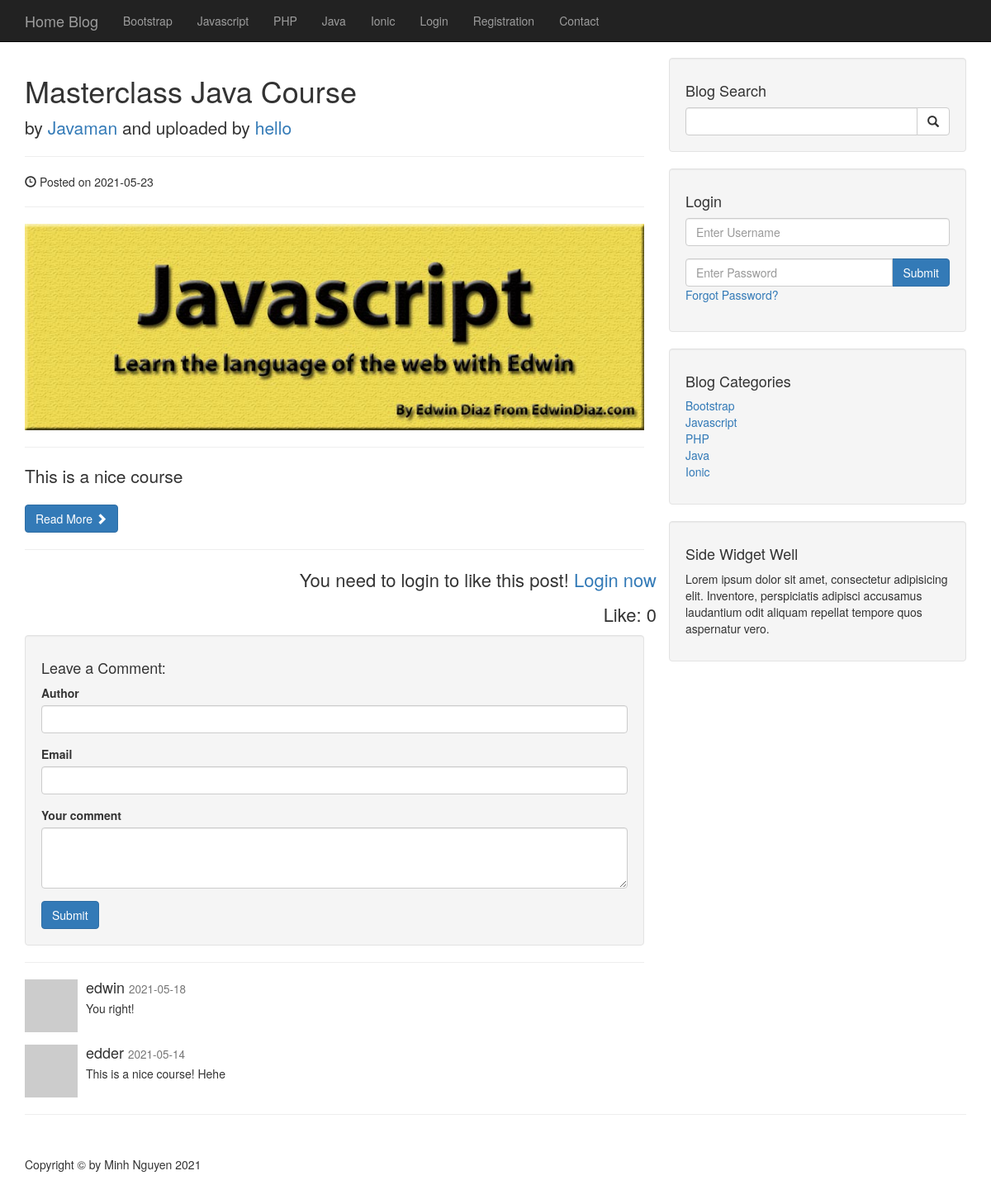
/post/6, run on the app's committed database.
### tables this page shows
CREATE TABLE `categories` (
  `cat_id` int(11) NOT NULL,
  `cat_title` varchar(50) NOT NULL
);

CREATE TABLE `posts` (
  `post_id` int(5) NOT NULL,
  `post_category_id` int(5) NOT NULL,
  `post_title` varchar(255) NOT NULL,
  `post_author` varchar(100) NOT NULL,
  `post_status` varchar(50) NOT NULL DEFAULT 'draft',
  `post_tags` varchar(255) NOT NULL,
  `post_image` text NOT NULL,
  `post_content` longtext NOT NULL,
  `post_user` varchar(255) NOT NULL,
  `post_user_id` int(5) NOT NULL,
  `post_comments_count` int(9) NOT NULL DEFAULT 0,
  `post_views_count` int(9) NOT NULL DEFAULT 0,
  `post_likes_count` int(5) NOT NULL DEFAULT 0,
  `post_date` date NOT NULL
);

CREATE TABLE `comments` (
  `comment_id` int(5) NOT NULL,
  `comment_post_id` int(5) NOT NULL,
  `comment_author` varchar(100) NOT NULL,
  `comment_email` varchar(100) NOT NULL,
  `comment_content` text NOT NULL,
  `comment_status` varchar(50) NOT NULL DEFAULT 'unapproved',
  `comment_date` date NOT NULL
);

### includes/functions.php (called while the page is built, shortened)
<?php
function QueryDB($query) {
    global $connection;
    $result = mysqli_query($connection, $query);
    return $result;
}
function Escape($parameter) {
    global $connection;
    return mysqli_real_escape_string($connection, trim(strip_tags($parameter)));
}
function Is_LoggedIn() {
    return false;
}
function Get_Num_Likes($post_id) {
    $query   = "SELECT post_likes_count FROM posts ";
    $query  .= "WHERE post_id = {$post_id} ";
    $record  = QueryDB($query);
    return mysqli_fetch_assoc($record)['post_likes_count'];
}
?>

### post.php (the view, shortened to what this page needs)
<?php include 'includes/header.php'; ?>
    <?php include 'includes/navigation.php'; ?>
<?php
if(isset($_GET['p_id'])) {
    $post_id = Escape($_GET['p_id']);
    $query   = "SELECT * FROM posts ";
    $query  .= "WHERE post_id = {$post_id} ";
    $records = QueryDB($query);
    $row     = mysqli_fetch_assoc($records);
    $post_user = $row['post_user'];
    $post_title  = $row['post_title'];
    $post_author = $row['post_author'];
    $post_user = $row['post_user'];
    $post_date    = $row['post_date'];
    $post_image   = $row['post_image'];
    $post_content = $row['post_content'];
}
?>
    <div class="container">
        <div class="row">
            <div class="col-lg-8">
                <h1><?php echo $post_title; ?></h1>
                <p class="lead">
                    by <a href="/cms/author/<?php echo $post_author; ?>"><?php echo $post_author; ?></a>
                    and uploaded by <a href="/cms/author/uploaded/<?php echo $post_user; ?>"><?php echo $post_user; ?></a>
                </p>
                <hr>
                <p><span class="glyphicon glyphicon-time"></span> Posted on <?php echo $post_date; ?></p>
                <hr>
                <img class="img-responsive" src="/cms/images/<?php echo $post_image; ?>" alt="post-image">
                <hr>
                <p class="lead"><?php echo $post_content; ?></p>
                <a class="btn btn-primary" href="/cms/post/<?php echo $post_id; ?>">Read More <span class="glyphicon glyphicon-chevron-right"></span></a>
                <hr>
<?php if(Is_LoggedIn()): ?>
    <?php if(!User_Like_This_Post($post_id)): ?>
                <div class="row">
                    <p class="pull-right"><a data-toggle="tooltip" data-placement="top" title="Want to like it!" class="like" href=""><span class="glyphicon glyphicon-thumbs-up"></span> Like</a></p>
                </div>
    <?php else: ?>
                <div class="row">
                    <p class="pull-right"><a data-toggle="tooltip" data-placement="top" title="You liked it before~" class="unlike" href=""><span class="glyphicon glyphicon-thumbs-down"></span> Unlike</a></p>
                </div>
    <?php endif; ?>
<?php else: ?>
               <div class="row">
                    <p class="pull-right login_now">You need to login to like this post! <a href="/cms/login">Login now</a></p>
                </div>
<?php endif; ?>
                <div class="row">
                    <p class="pull-right likes">Like: <?php echo Get_Num_Likes($post_id); ?></p>
                </div>
                <div class="well">
                    <h4>Leave a Comment:</h4>
                    <form action="" method="post" role="form">
                       <div class="form-group">
                           <label for="comment_author">Author</label>
                           <input type="text" class="form-control" name="comment_author" id="comment_author" required>
                       </div>
                       <div class="form-group">
                           <label for="comment_email">Email</label>
                           <input type="email" class="form-control" name="comment_email" id="comment_email" required>
                       </div>
                        <div class="form-group">
                            <label for="comment_content">Your comment</label>
                            <textarea class="form-control" name="comment_content" id="comment_content" rows="3" required></textarea>
                        </div>
                        <button type="submit" class="btn btn-primary" name="create_comment">Submit</button>
                    </form>
                </div>
                <hr>
<?php
if(isset($_GET['p_id'])) {
    $comment_post_id = Escape($_GET['p_id']);
    $query           = "SELECT * FROM comments ";
    $query          .= "WHERE comment_post_id = {$comment_post_id} AND comment_status = 'approved' ";
    $query          .= "ORDER BY comment_id DESC ";
    $records         = QueryDB($query);
    while ($row = mysqli_fetch_assoc($records)) {
        $comment_author  = $row['comment_author'];
        $comment_content = $row['comment_content'];
        $comment_date    = $row['comment_date'];
?>
                <div class="media">
                    <a class="pull-left" href="#">
                        <img class="media-object" src="http://placehold.it/64x64" alt="">
                    </a>
                    <div class="media-body">
                        <h4 class="media-heading"><?php echo $comment_author; ?>
                            <small><?php echo $comment_date; ?></small>
                        </h4>
                        <?php echo $comment_content; ?>
                    </div>
                </div>
<?php } } ?>
            </div>
            <?php include 'includes/sidebar.php'; ?>
        </div>
        <hr>
        <?php include 'includes/footer.php'; ?>

### includes/header.php (shortened to what this page needs)
<?php include 'includes/db.php'; ?>
<?php include 'includes/functions.php'; ?>
<!DOCTYPE html>
<html lang="en">
<head>
    <link href="/cms/css/bootstrap.min.css" rel="stylesheet">
    <link href="/cms/css/blog-home.css" rel="stylesheet">
    <link href="/cms/css/styles.css" rel="stylesheet">
</head>
<body>

### includes/navigation.php (shortened to what this page needs)
<nav class="navbar navbar-inverse navbar-fixed-top" role="navigation">
    <div class="container">
        <div class="navbar-header">
            <a class="navbar-brand" href="/cms/index">Home Blog</a>
        </div>
        <div class="collapse navbar-collapse" id="bs-example-navbar-collapse-1">
            <ul class="nav navbar-nav">
<?php
$query         = "SELECT * FROM categories ";
$records       = QueryDB($query);
while ($row    = mysqli_fetch_assoc($records)) {
    $cat_id    = $row['cat_id'];
    $cat_title = $row['cat_title'];
    $active    = '';
    echo "<li class='{$active}'><a href='/cms/category/{$cat_id}'>$cat_title</a></li>";
}
?>
<?php if(Is_LoggedIn()): ?>
                <li>
                    <a href="/cms/admin">Admin</a>
                </li>
<?php else: ?>
                <li>
                    <a href="/cms/login">Login</a>
                </li>
                <li>
                    <a href="/cms/registration">Registration</a>
                </li>
                <li>
                    <a href="/cms/contact">Contact</a>
                </li>
<?php endif; ?>
            </ul>
        </div>
    </div>
</nav>

### includes/sidebar.php (shortened to what this page needs)
       <div class="col-md-4">
        <div class="well">
            <h4>Blog Search</h4>
            <form action="search.php" method="post">
                <div class="input-group">
                    <input name="search" type="text" class="form-control">
                    <span class="input-group-btn">
                        <button name="submit" class="btn btn-default" type="submit">
                            <span class="glyphicon glyphicon-search"></span>
                    </button>
                    </span>
                </div>
            </form>
        </div>
        <div class="well">
<?php if(isset($_SESSION['role'])): ?>
            <h4>Logged in as <?php echo $_SESSION['username']; ?></h4>
            <a href="/cms/includes/logout.php" class="btn btn-primary">Logout</a>
<?php else: ?>
            <h4>Login</h4>
            <form action="" method="post">
               <div class="form-group">
                   <input type="text" name="username" class="form-control" placeholder="Enter Username">
               </div>
                <div class="input-group">
                    <input name="password" type="password" class="form-control" placeholder="Enter Password">
                    <span class="input-group-btn">
                        <button name="login" class="btn btn-primary" type="submit">Submit</button>
                    </span>
                </div>
                <div class="form-group">
                    <a href="forgot.php?forgot=<?php echo uniqid(); ?>">Forgot Password?</a>
                </div>
            </form>
<?php endif; ?>
        </div>
        <div class="well">
           <?php
            $query   = "SELECT * FROM categories ";
            $records = QueryDB($query);
            ?>
            <h4>Blog Categories</h4>
            <div class="row">
                <div class="col-lg-6">
                    <ul class="list-unstyled">
                        <?php
                        while ($row    = mysqli_fetch_assoc($records)) {
                            $cat_id    = $row['cat_id'];
                            $cat_title = $row['cat_title'];
                            echo "<li><a href='/cms/category/$cat_id'>{$cat_title}</a></li>";
                        }
                        ?>
                    </ul>
                </div>
            </div>
        </div>
        <?php include 'widget.php'; ?>
    </div>

### includes/widget.php
<div class="well">
    <h4>Side Widget Well</h4>
    <p>Lorem ipsum dolor sit amet, consectetur adipisicing elit. Inventore, perspiciatis adipisci accusamus laudantium odit aliquam repellat tempore quos aspernatur vero.</p>
</div>

### includes/footer.php
        <footer>
            <div class="row">
                <div class="col-lg-12">
                    <p>Copyright &copy; by Minh Nguyen 2021</p>
                </div>
            </div>
        </footer>
    </div>
</body>
</html>

### css/blog-home.css (style rules this page uses)
body { padding-top: 70px; }
footer { margin: 50px 0; }

### includes/header.php (style rules this page uses)
a.like, a.unlike, p.likes, p.login_now { font-size: 22px !important; }

### data on the page
categories: cat_title "Bootstrap"
categories: cat_title "Javascript"
categories: cat_title "PHP"
categories: cat_title "Java"
categories: cat_title "Ionic"
posts: post_title "Masterclass Java Course", post_author "Javaman", post_user "hello", post_date "2021-05-23", post_image (picture), post_content "This is a nice course", post_likes_count "0"
comments: comment_author "edwin", comment_date "2021-05-18", comment_content "You right!"
comments: comment_author "edder", comment_date "2021-05-14", comment_content "This is a nice course! Hehe"
